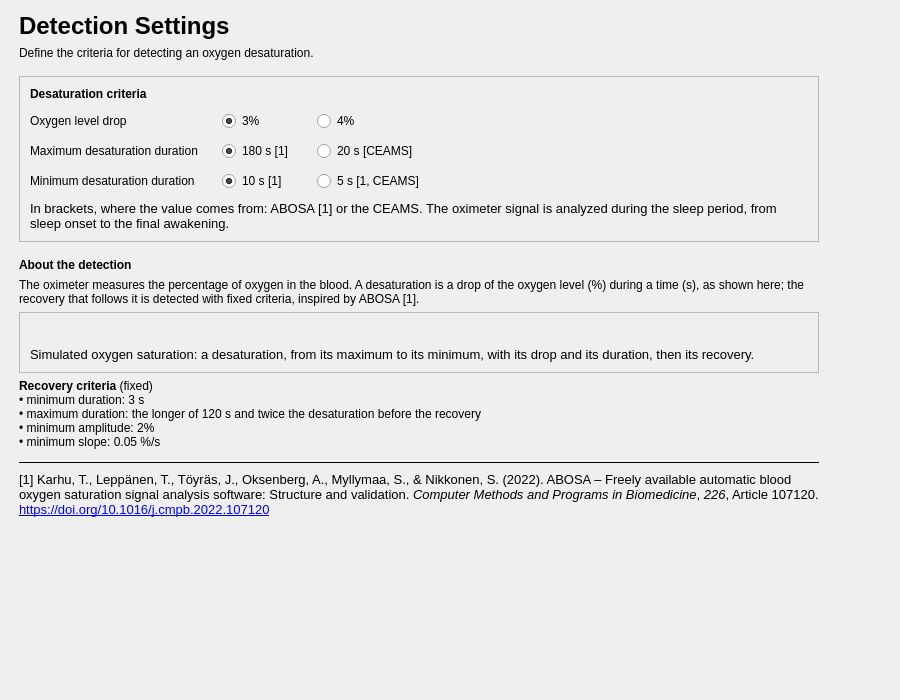
<?xml version="1.0" encoding="UTF-8"?>
<ui version="4.0">
 <class>DetectionSettings</class>
 <widget class="QWidget" name="DetectionSettings">
  <property name="geometry">
   <rect>
    <x>0</x>
    <y>0</y>
    <width>900</width>
    <height>700</height>
   </rect>
  </property>
  <property name="windowTitle">
   <string />
  </property>
  <layout class="QVBoxLayout" name="verticalLayout">
   <property name="leftMargin">
    <number>19</number>
   </property>
   <property name="topMargin">
    <number>12</number>
   </property>
   <property name="rightMargin">
    <number>19</number>
   </property>
   <property name="bottomMargin">
    <number>12</number>
   </property>
   <item>
    <layout class="QHBoxLayout" name="content_row" stretch="1,0">
     <property name="leftMargin">
      <number>0</number>
     </property>
     <property name="topMargin">
      <number>0</number>
     </property>
     <property name="rightMargin">
      <number>0</number>
     </property>
     <property name="bottomMargin">
      <number>0</number>
     </property>
     <item>
      <widget class="QWidget" name="content_widget" native="true">
       <property name="maximumSize">
        <size>
         <width>800</width>
         <height>16777215</height>
        </size>
       </property>
       <layout class="QVBoxLayout" name="content_layout">
        <property name="spacing">
         <number>16</number>
        </property>
        <property name="leftMargin">
         <number>0</number>
        </property>
        <property name="topMargin">
         <number>0</number>
        </property>
        <property name="rightMargin">
         <number>0</number>
        </property>
        <property name="bottomMargin">
         <number>0</number>
        </property>
        <item>
         <layout class="QVBoxLayout" name="header_layout">
          <property name="spacing">
           <number>6</number>
          </property>
          <item>
           <widget class="QLabel" name="title_label">
            <property name="font">
             <font>
              <pointsize>18</pointsize>
              <bold>true</bold>
             </font>
            </property>
            <property name="text">
             <string>Detection Settings</string>
            </property>
           </widget>
          </item>
          <item>
           <widget class="QLabel" name="subtitle_label">
            <property name="text">
             <string>Define the criteria for detecting an oxygen desaturation.</string>
            </property>
            <property name="wordWrap">
             <bool>true</bool>
            </property>
            <property name="variant" stdset="0">
             <string notr="true">help</string>
            </property>
           </widget>
          </item>
         </layout>
        </item>
        <item>
         <widget class="QFrame" name="criteria_card">
          <property name="frameShape">
           <enum>QFrame::Shape::StyledPanel</enum>
          </property>
          <property name="frameShadow">
           <enum>QFrame::Shadow::Raised</enum>
          </property>
          <layout class="QVBoxLayout" name="criteria_card_layout">
           <property name="spacing">
            <number>10</number>
           </property>
           <property name="leftMargin">
            <number>10</number>
           </property>
           <property name="topMargin">
            <number>10</number>
           </property>
           <property name="rightMargin">
            <number>10</number>
           </property>
           <property name="bottomMargin">
            <number>10</number>
           </property>
           <item>
            <widget class="QLabel" name="label">
             <property name="font">
              <font>
               <bold>true</bold>
              </font>
             </property>
             <property name="text">
              <string>Desaturation criteria</string>
             </property>
            </widget>
           </item>
           <item>
            <layout class="QGridLayout" name="criteria_grid">
             <property name="horizontalSpacing">
              <number>24</number>
             </property>
             <property name="verticalSpacing">
              <number>10</number>
             </property>
             <item row="0" column="0">
              <widget class="QLabel" name="label_2">
               <property name="toolTip">
                <string>The minimum drop of the oxygen saturation.</string>
               </property>
               <property name="text">
                <string>Oxygen level drop</string>
               </property>
              </widget>
             </item>
             <item row="0" column="1">
              <widget class="QRadioButton" name="radioButton_3perc">
               <property name="text">
                <string>3%</string>
               </property>
               <property name="checked">
                <bool>true</bool>
               </property>
               <attribute name="buttonGroup">
                <string notr="true">buttonGroup</string>
               </attribute>
              </widget>
             </item>
             <item row="0" column="2">
              <widget class="QRadioButton" name="radioButton_4perc">
               <property name="text">
                <string>4%</string>
               </property>
               <attribute name="buttonGroup">
                <string notr="true">buttonGroup</string>
               </attribute>
              </widget>
             </item>
             <item row="1" column="0">
              <widget class="QLabel" name="label_17">
               <property name="toolTip">
                <string>The maximum duration during which the oxygen level is dropping.</string>
               </property>
               <property name="text">
                <string>Maximum desaturation duration</string>
               </property>
              </widget>
             </item>
             <item row="1" column="1">
              <widget class="QRadioButton" name="radioButton_180s">
               <property name="text">
                <string>180 s [1]</string>
               </property>
               <property name="checked">
                <bool>true</bool>
               </property>
               <attribute name="buttonGroup">
                <string notr="true">buttonGroup_2</string>
               </attribute>
              </widget>
             </item>
             <item row="1" column="2">
              <widget class="QRadioButton" name="radioButton_20s">
               <property name="text">
                <string>20 s [CEAMS]</string>
               </property>
               <attribute name="buttonGroup">
                <string notr="true">buttonGroup_2</string>
               </attribute>
              </widget>
             </item>
             <item row="2" column="0">
              <widget class="QLabel" name="label_4">
               <property name="toolTip">
                <string>The minimum duration during which the oxygen level drop is maintained.</string>
               </property>
               <property name="text">
                <string>Minimum desaturation duration</string>
               </property>
              </widget>
             </item>
             <item row="2" column="1">
              <widget class="QRadioButton" name="radioButton_hold_10s">
               <property name="text">
                <string>10 s [1]</string>
               </property>
               <property name="checked">
                <bool>true</bool>
               </property>
               <attribute name="buttonGroup">
                <string notr="true">buttonGroup_3</string>
               </attribute>
              </widget>
             </item>
             <item row="2" column="2">
              <widget class="QRadioButton" name="radioButton_hold_5s">
               <property name="text">
                <string>5 s [1, CEAMS]</string>
               </property>
               <attribute name="buttonGroup">
                <string notr="true">buttonGroup_3</string>
               </attribute>
              </widget>
             </item>
             <item row="0" column="3">
              <spacer name="criteria_grid_spacer">
               <property name="orientation">
                <enum>Qt::Orientation::Horizontal</enum>
               </property>
               <property name="sizeHint" stdset="0">
                <size>
                 <width>40</width>
                 <height>20</height>
                </size>
               </property>
              </spacer>
             </item>
            </layout>
           </item>
           <item>
            <widget class="QLabel" name="label_7">
             <property name="font">
              <font>
               <pointsize>10</pointsize>
              </font>
             </property>
             <property name="text">
              <string>In brackets, where the value comes from: ABOSA [1] or the CEAMS. The oximeter signal is analyzed during the sleep period, from sleep onset to the final awakening.</string>
             </property>
             <property name="wordWrap">
              <bool>true</bool>
             </property>
             <property name="variant" stdset="0">
              <string notr="true">help</string>
             </property>
            </widget>
           </item>
          </layout>
         </widget>
        </item>
        <item>
         <layout class="QVBoxLayout" name="about_detection_layout">
          <property name="spacing">
           <number>6</number>
          </property>
          <item>
           <widget class="QLabel" name="about_detection_title_label">
            <property name="font">
             <font>
              <bold>true</bold>
             </font>
            </property>
            <property name="text">
             <string>About the detection</string>
            </property>
           </widget>
          </item>
          <item>
           <widget class="QLabel" name="label_3">
            <property name="text">
             <string>The oximeter measures the percentage of oxygen in the blood. A desaturation is a drop of the oxygen level (%) during a time (s), as shown here; the recovery that follows it is detected with fixed criteria, inspired by ABOSA [1].</string>
            </property>
            <property name="wordWrap">
             <bool>true</bool>
            </property>
            <property name="variant" stdset="0">
             <string notr="true">help</string>
            </property>
           </widget>
          </item>
          <item>
           <widget class="QFrame" name="picture_card">
            <property name="frameShape">
             <enum>QFrame::Shape::StyledPanel</enum>
            </property>
            <property name="frameShadow">
             <enum>QFrame::Shadow::Raised</enum>
            </property>
            <layout class="QVBoxLayout" name="picture_card_layout">
             <property name="spacing">
              <number>10</number>
             </property>
             <property name="leftMargin">
              <number>10</number>
             </property>
             <property name="topMargin">
              <number>10</number>
             </property>
             <property name="rightMargin">
              <number>10</number>
             </property>
             <property name="bottomMargin">
              <number>10</number>
             </property>
             <item>
              <widget class="QLabel" name="label_pic">
               <property name="text">
                <string />
               </property>
              </widget>
             </item>
             <item>
              <widget class="QLabel" name="picture_caption_label">
               <property name="font">
                <font>
                 <pointsize>10</pointsize>
                </font>
               </property>
               <property name="text">
                <string>Simulated oxygen saturation: a desaturation, from its maximum to its minimum, with its drop and its duration, then its recovery.</string>
               </property>
               <property name="wordWrap">
                <bool>true</bool>
               </property>
               <property name="variant" stdset="0">
                <string notr="true">help</string>
               </property>
              </widget>
             </item>
            </layout>
           </widget>
          </item>
          <item>
           <widget class="QLabel" name="label_10">
            <property name="text">
             <string>&lt;b&gt;Recovery criteria&lt;/b&gt; (fixed)&lt;br/&gt;• minimum duration: 3 s&lt;br/&gt;• maximum duration: the longer of 120 s and twice the desaturation before the recovery&lt;br/&gt;• minimum amplitude: 2%&lt;br/&gt;• minimum slope: 0.05 %/s</string>
            </property>
            <property name="textFormat">
             <enum>Qt::TextFormat::RichText</enum>
            </property>
            <property name="wordWrap">
             <bool>true</bool>
            </property>
            <property name="variant" stdset="0">
             <string notr="true">help</string>
            </property>
           </widget>
          </item>
          <item>
           <layout class="QVBoxLayout" name="references_layout">
            <property name="spacing">
             <number>8</number>
            </property>
            <property name="leftMargin">
             <number>0</number>
            </property>
            <property name="topMargin">
             <number>6</number>
            </property>
            <property name="rightMargin">
             <number>0</number>
            </property>
            <property name="bottomMargin">
             <number>0</number>
            </property>
            <item>
             <widget class="QFrame" name="references_line">
              <property name="frameShape">
               <enum>QFrame::Shape::HLine</enum>
              </property>
              <property name="frameShadow">
               <enum>QFrame::Shadow::Plain</enum>
              </property>
             </widget>
            </item>
            <item>
             <widget class="QLabel" name="references_label">
              <property name="font">
               <font>
                <pointsize>10</pointsize>
               </font>
              </property>
              <property name="text">
               <string>[1] Karhu, T., Leppänen, T., Töyräs, J., Oksenberg, A., Myllymaa, S., &amp;amp; Nikkonen, S. (2022). ABOSA – Freely available automatic blood oxygen saturation signal analysis software: Structure and validation. &lt;i&gt;Computer Methods and Programs in Biomedicine&lt;/i&gt;, &lt;i&gt;226&lt;/i&gt;, Article 107120. &lt;a href="https://doi.org/10.1016/j.cmpb.2022.107120"&gt;https://doi.org/10.1016/j.cmpb.2022.107120&lt;/a&gt;</string>
              </property>
              <property name="textFormat">
               <enum>Qt::TextFormat::RichText</enum>
              </property>
              <property name="wordWrap">
               <bool>true</bool>
              </property>
              <property name="openExternalLinks">
               <bool>true</bool>
              </property>
              <property name="variant" stdset="0">
               <string notr="true">help</string>
              </property>
             </widget>
            </item>
           </layout>
          </item>
         </layout>
        </item>
       </layout>
      </widget>
     </item>
     <item>
      <spacer name="content_spacer">
       <property name="orientation">
        <enum>Qt::Orientation::Horizontal</enum>
       </property>
       <property name="sizeHint" stdset="0">
        <size>
         <width>40</width>
         <height>20</height>
        </size>
       </property>
      </spacer>
     </item>
    </layout>
   </item>
   <item>
    <spacer name="verticalSpacer">
     <property name="orientation">
      <enum>Qt::Orientation::Vertical</enum>
     </property>
     <property name="sizeHint" stdset="0">
      <size>
       <width>40</width>
       <height>20</height>
      </size>
     </property>
    </spacer>
   </item>
  </layout>
 </widget>
 <resources>
  <include location="../../../../../snooz-toolbox/src/main/python/ui/themes/themes.qrc" />
 </resources>
 <connections />
 <buttongroups>
  <buttongroup name="buttonGroup_2" />
  <buttongroup name="buttonGroup" />
  <buttongroup name="buttonGroup_3" />
 </buttongroups>
</ui>
